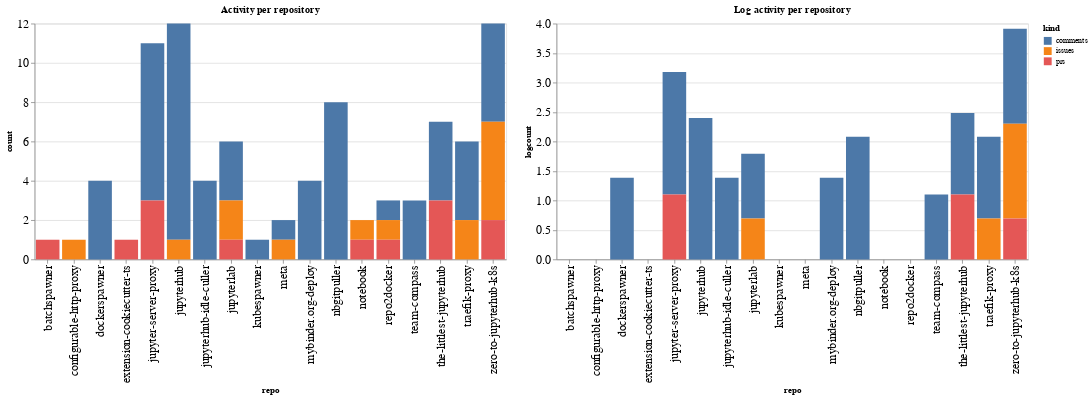

The cell this chart's notebook holds for it:
### Code cell
ch1 = alt.Chart(repo_summaries, width=600, title="Activity per repository").mark_bar().encode(
    x='repo',
    y='count',
    color='kind',
    tooltip="kind"
)

ch2 = alt.Chart(repo_summaries, width=600, title="Log activity per repository").mark_bar().encode(
    x='repo',
    y='logcount',
    color='kind',
    tooltip="kind"
)

ch1 | ch2

### Figure 1 — Vega-Lite specification as saved in the notebook (floating-point values rounded to 4 significant figures)
{"config": {"axisLeft": {"labelFontSize": 15}, "axisBottom": {"labelFontSize": 15}}, "hconcat": [{"mark": "bar", "encoding": {"color": {"type": "nominal", "field": "kind"}, "tooltip": {"type": "nominal", "field": "kind"}, "x": {"type": "nominal", "field": "repo"}, "y": {"type": "quantitative", "field": "count"}}, "title": "Activity per repository", "width": 600}, {"mark": "bar", "encoding": {"color": {"type": "nominal", "field": "kind"}, "tooltip": {"type": "nominal", "field": "kind"}, "x": {"type": "nominal", "field": "repo"}, "y": {"type": "quantitative", "field": "logcount"}}, "title": "Log activity per repository", "width": 600}], "data": {"name": "data-0e7232deb9f3c904f9ae92e8736bc01d"}, "$schema": "https://vega.github.io/schema/vega-lite/v4.8.1.json", "datasets": {"data-0e7232deb9f3c904f9ae92e8736bc01d": [{"repo": "batchspawner", "kind": "prs", "count": 1, "logcount": 0.0}, {"repo": "configurable-http-proxy", "kind": "issues", "count": 1, "logcount": 0.0}, {"repo": "dockerspawner", "kind": "comments", "count": 4, "logcount": 1.386}, {"repo": "extension-cookiecutter-ts", "kind": "prs", "count": 1, "logcount": 0.0}, {"repo": "jupyter-server-proxy", "kind": "comments", "count": 8, "logcount": 2.079}, {"repo": "jupyter-server-proxy", "kind": "prs", "count": 3, "logcount": 1.099}, {"repo": "jupyterhub", "kind": "comments", "count": 11, "logcount": 2.398}, {"repo": "jupyterhub", "kind": "issues", "count": 1, "logcount": 0.0}, {"repo": "jupyterhub-idle-culler", "kind": "comments", "count": 4, "logcount": 1.386}, {"repo": "jupyterlab", "kind": "comments", "count": 3, "logcount": 1.099}, {"repo": "jupyterlab", "kind": "issues", "count": 2, "logcount": 0.6931}, {"repo": "jupyterlab", "kind": "prs", "count": 1, "logcount": 0.0}, {"repo": "kubespawner", "kind": "comments", "count": 1, "logcount": 0.0}, {"repo": "meta", "kind": "comments", "count": 1, "logcount": 0.0}, {"repo": "meta", "kind": "issues", "count": 1, "logcount": 0.0}, {"repo": "mybinder.org-deploy", "kind": "comments", "count": 4, "logcount": 1.386}, {"repo": "nbgitpuller", "kind": "comments", "count": 8, "logcount": 2.079}, {"repo": "notebook", "kind": "issues", "count": 1, "logcount": 0.0}, {"repo": "notebook", "kind": "prs", "count": 1, "logcount": 0.0}, {"repo": "repo2docker", "kind": "comments", "count": 1, "logcount": 0.0}, {"repo": "repo2docker", "kind": "issues", "count": 1, "logcount": 0.0}, {"repo": "repo2docker", "kind": "prs", "count": 1, "logcount": 0.0}, {"repo": "team-compass", "kind": "comments", "count": 3, "logcount": 1.099}, {"repo": "the-littlest-jupyterhub", "kind": "comments", "count": 4, "logcount": 1.386}, {"repo": "the-littlest-jupyterhub", "kind": "prs", "count": 3, "logcount": 1.099}, {"repo": "traefik-proxy", "kind": "comments", "count": 4, "logcount": 1.386}, {"repo": "traefik-proxy", "kind": "issues", "count": 2, "logcount": 0.6931}, {"repo": "zero-to-jupyterhub-k8s", "kind": "comments", "count": 5, "logcount": 1.609}, {"repo": "zero-to-jupyterhub-k8s", "kind": "issues", "count": 5, "logcount": 1.609}, {"repo": "zero-to-jupyterhub-k8s", "kind": "prs", "count": 2, "logcount": 0.6931}]}}
